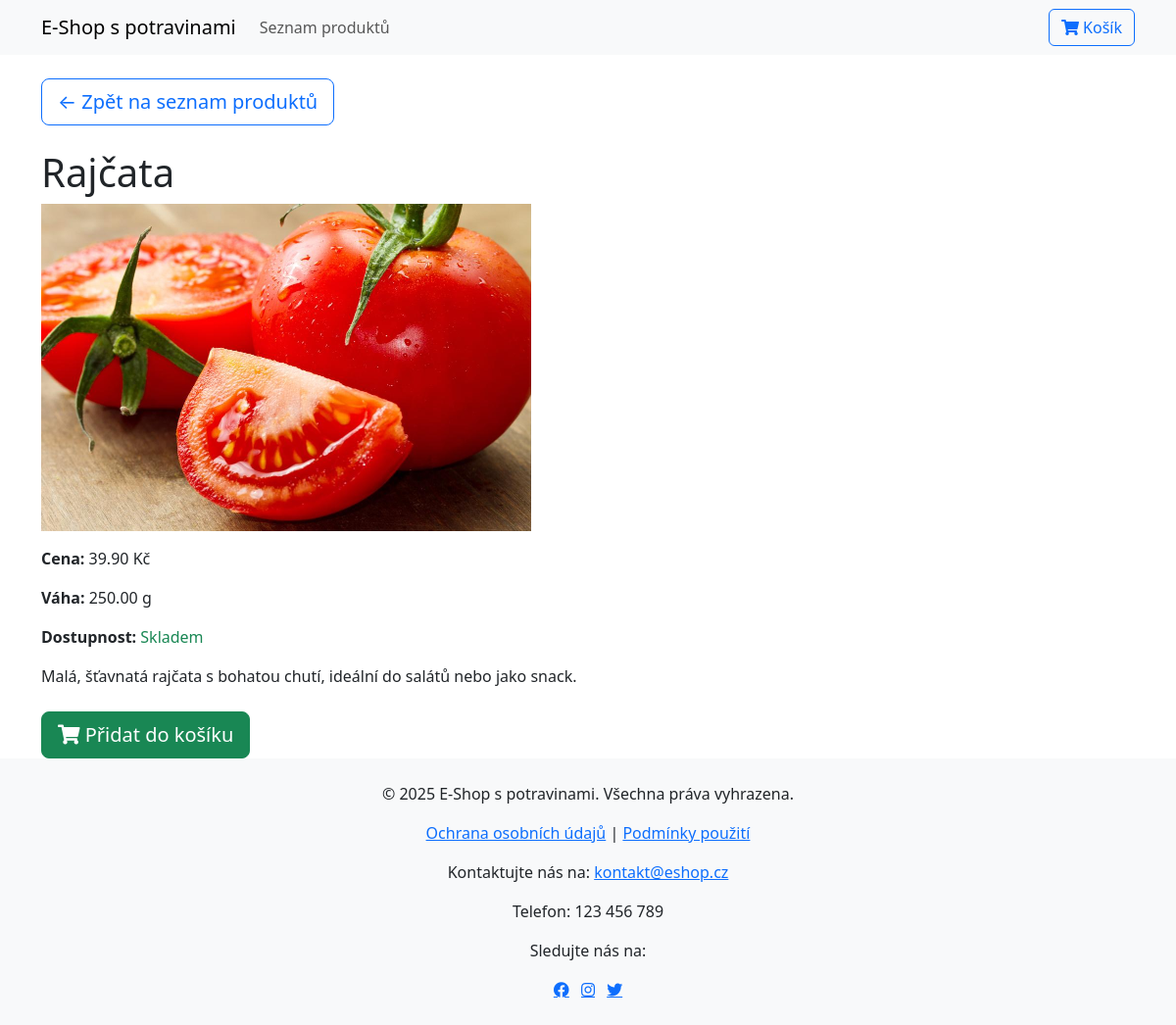
The page /product/13/ on the database its author committed.
### main/models.py (models this page shows, shortened)
class Product(models.Model):
    name = models.CharField(max_length=255)
    price = models.DecimalField(max_digits=10, decimal_places=2)
    description = models.TextField(blank=True, null=True)
    weight = models.DecimalField(max_digits=10, decimal_places=2, blank=True, null=True)
    available = models.BooleanField(default=True)
    image = models.ImageField(upload_to='products/', blank=True, null=True)
    category = models.ForeignKey(Category, on_delete=models.CASCADE, related_name='products')

### main/views.py (the view)
# urls.py: path('product/<int:pk>/', views.ProductDetail.as_view(), name='product_detail'),
class ProductDetail(DetailView):
    model = Product
    template_name = 'main/ProductDetail.html'
    context_object_name = 'product'

### main/templates/main/ProductDetail.html
{% extends 'main/base.html' %}
{% load static %}
{% block content %}
    <div class="mb-4">
        <a href="{% url 'product_list' %}" class="btn btn-outline-primary btn-lg">
            ← Zpět na seznam produktů
        </a>
    </div>
    <h1>{{ product.name }}</h1>
    {% if product.image %}
        <img src="{{ product.image.url }}" alt="{{ product.name }}" style="max-width: 500px;" class="mb-3">
    {% else %}
        <p>Obrázek není k dispozici.</p>
    {% endif %}
    <p><strong>Cena:</strong> {{ product.price }} Kč</p>
    <p><strong>Váha:</strong> {{ product.weight }} g</p>
    <p><strong>Dostupnost:</strong>
        {% if product.available %}
            <span class="text-success">Skladem</span>
        {% else %}
            <span class="text-danger">Vyprodáno</span>
        {% endif %}
    </p>
    <p>{{ product.description }}</p>
    <div class="mt-4">
        <a href="#" class="btn btn-success btn-lg add-to-cart" data-product-id="{{ product.pk }}" data-product-name="{{ product.name }}">
            <i class="fas fa-shopping-cart"></i> Přidat do košíku
        </a>
    </div>
{% endblock %}

### main/templates/main/base.html (style rules this page uses)
html, body { height: 100%; }
body { display: flex; flex-direction: column; }

### rows shown on the page
Product: name "Rajčata", image (picture), price "39.90", weight "250.00", description "Malá, šťavnatá rajčata s bohatou chutí, ideální do salátů nebo jako snack."
